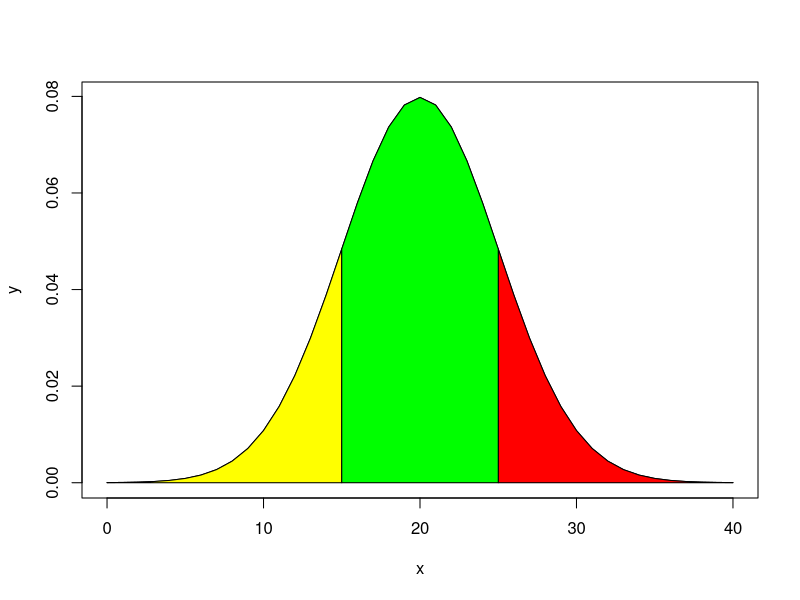

Recreate this plot in R.
##Normal Distribution Ex - 7
#problem 1 : A company finds that time taken by the one of its engineer to complete or repair job has a normal distribution with mean 20 minutes and S.D 5 minutes.State what proportion of jobs take:


#Generating the data x
x = seq(0,40)
x

#find the density function
y = dnorm(x,mean = 20,sd = 5)
y

#plot the normal distribution curve
plot(x,y,type = 'l')

#1.Proportion of jobs take less than 15 minutes
p1 = pnorm(15,mean = 20,sd = 5)
p1

x2 = seq(0,15)
x2

y2 = dnorm(x2,mean=20,sd=5)
y2

polygon(c(0,x2,15),c(0,y2,0),col = 'yellow')

#2.Proportion of jobs take more than 25 minutes
p2 = pnorm(40,mean=20,sd=5)-pnorm(25,mean=20,sd=5)
p2

x1 = seq(25,40)
x1

y1 = dnorm(x1,mean=20,sd=5)
y1

polygon(c(25,x1,40),c(0,y1,0),col = 'red')

#3.Proportion of jobs taken between 15 and 25 minutes
p3 = pnorm(25,mean=20,sd=5)-pnorm(15,mean=20,sd=5)
p3

x3 = seq(15,25)
x3

y3 = dnorm(x3,mean=20,sd=5)
y3

polygon(c(15,x3,25),c(0,y3,0),col='green')

#Probability distribution 
data.frame(p1,p2,p3)

#Conclusion : Poisson distribution and normal distribution have been explored using R
